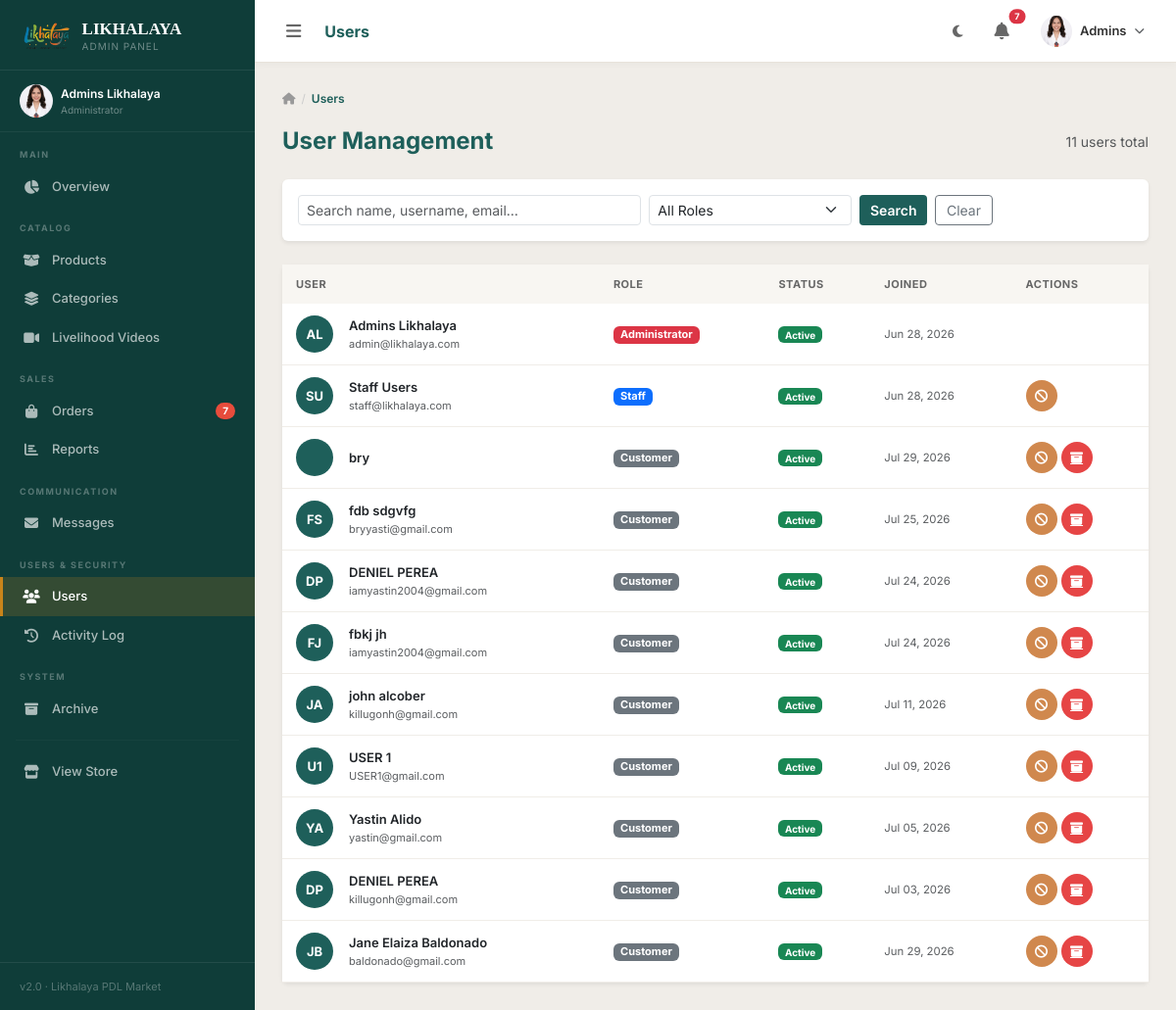
The app's page /dashboard/users/ (signed in) with its own data.
### accounts/models.py (models this page shows, shortened)
class CustomUser(AbstractUser):
    ROLE_CHOICES = [
        ('customer', 'Customer'),
        ('staff', 'Staff'),
        ('coordinator', 'PDL Coordinator'),
        ('admin', 'Administrator'),
    ]
    role = models.CharField(max_length=20, choices=ROLE_CHOICES, default='customer')
    phone = models.CharField(max_length=20, blank=True)
    address = models.TextField(blank=True, help_text='House #, Street')
    barangay = models.CharField(max_length=150, blank=True)
    city = models.CharField(max_length=100, blank=True)
    province = models.CharField(max_length=100, blank=True)
    zip_code = models.CharField(max_length=10, blank=True)
    avatar = models.ImageField(upload_to='avatars/', blank=True, null=True)
    bio = models.TextField(blank=True)
    created_at = models.DateTimeField(auto_now_add=True)
    updated_at = models.DateTimeField(auto_now=True)
    is_deleted = models.BooleanField(default=False)
    deleted_at = models.DateTimeField(null=True, blank=True)
    deleted_by = models.ForeignKey(
        'self', on_delete=models.SET_NULL, null=True, blank=True,
        related_name='deleted_users'
    )
    objects = ActiveUserManager()
    all_objects = UserManager()
    class Meta:
        base_manager_name = 'all_objects'
    def is_admin_user(self):
        return self.role == 'admin' or self.is_superuser
    def is_staff_user(self):
        return self.role in ['admin', 'staff', 'coordinator'] or self.is_superuser
    def get_full_name(self):
        return f"{self.first_name} {self.last_name}".strip() or self.username

### dashboard/views.py (the view)
# urls.py: path('users/', views.user_list, name='user_list'),
@admin_required
def user_list(request):
    role_order = Case(
        When(role='admin', then=Value(0)),
        When(role='staff', then=Value(1)),
        When(role='coordinator', then=Value(1)),
        When(role='customer', then=Value(2)),
        default=Value(3),
        output_field=IntegerField(),
    )
    users = CustomUser.objects.annotate(role_rank=role_order).order_by('role_rank', '-created_at')
    search = request.GET.get('q', '')
    role_filter = request.GET.get('role', '')
    if search:
        users = users.filter(Q(username__icontains=search) | Q(first_name__icontains=search) |
                             Q(last_name__icontains=search) | Q(email__icontains=search))
    if role_filter:
        users = users.filter(role=role_filter)
    paginator = Paginator(users, 15)
    page_obj = paginator.get_page(request.GET.get('page'))
    return render(request, 'dashboard/users/list.html', {
        'users': page_obj,
        'page_obj': page_obj,
        'search': search,
        'role_filter': role_filter,
        'role_choices': CustomUser.ROLE_CHOICES,
    })

### templates/dashboard/users/list.html (shortened to what this page needs)
{% extends 'dashboard/base_dashboard.html' %}
{% block page_title %}Users{% endblock %}
{% block sb_users %}active{% endblock %}
{% block dash_content %}
<div class="dash-breadcrumb">
  <a href="{% url 'dashboard:home' %}"><i class="fas fa-home"></i></a>
  <span class="sep">/</span><span class="current">Users</span>
</div>
<div class="d-flex justify-content-between align-items-center mb-4 flex-wrap gap-3">
  <h4 class="fw-bold mb-0" style="color:var(--teal);">User Management</h4>
  <span class="text-muted small">{{ page_obj.paginator.count }} users total</span>
</div>
<div class="card border-0 shadow-sm mb-4">
  <div class="card-body py-3">
    <form method="get" class="row g-2 align-items-end">
      <div class="col-sm-5">
        <input type="text" name="q" class="form-control form-control-sm" placeholder="Search name, username, email…" value="{{ search }}">
      </div>
      <div class="col-sm-3">
        <select name="role" class="form-select form-select-sm">
          <option value="">All Roles</option>
        </select>
      </div>
      <div class="col-sm-2 d-flex gap-2">
        <button type="submit" class="btn btn-sm btn-teal flex-fill">Search</button>
        <a href="{% url 'dashboard:user_list' %}" class="btn btn-sm btn-outline-secondary flex-fill">Clear</a>
      </div>
    </form>
  </div>
</div>
<div class="card border-0 shadow-sm">
  <div class="table-responsive">
    <table class="table dash-table mb-0">
      <thead><tr>
        <th>User</th><th>Role</th><th>Status</th><th>Joined</th><th>Actions</th>
      </tr></thead>
      <tbody>
        {% for u in users %}
        {% url 'dashboard:user_detail' u.pk as user_detail_url %}
        <tr class="user-row" style="cursor:pointer;" data-href="{{ user_detail_url }}">
          <td>
            <div class="d-flex align-items-center gap-3">
              <div style="width:38px;height:38px;border-radius:50%;background:var(--teal);display:flex;align-items:center;justify-content:center;color:#fff;font-size:13px;font-weight:700;flex-shrink:0;">
                {{ u.first_name|first|upper }}{{ u.last_name|first|upper }}
              </div>
              <div>
                <div class="fw-semibold" style="font-size:13px;">{{ u.get_full_name|default:u.username }}</div>
                <div class="text-muted" style="font-size:11px;">{{ u.email }}</div>
              </div>
            </div>
          </td>
          <td>
            <span class="badge
              {% if u.role == 'admin' %}bg-danger
              {% elif u.role == 'staff' or u.role == 'coordinator' %}bg-primary
              {% else %}bg-secondary{% endif %}" style="font-size:11px;">
              {{ u.get_role_display }}
            </span>
          </td>
          <td>
            <span class="badge {% if u.is_active %}bg-success{% else %}bg-danger{% endif %}" style="font-size:10px;">
              {% if u.is_active %}Active{% else %}Inactive{% endif %}
            </span>
          </td>
          <td class="text-muted small">{{ u.date_joined|date:"M d, Y" }}</td>
          <td>
            {% if user.is_admin_user %}
            <div class="user-toggle-form d-flex gap-1">
              {% if u.role != 'admin' %}
              <form method="post" action="{% url 'dashboard:user_toggle' u.pk %}" class="d-inline">
                <button type="submit" class="btn-icon-action {% if u.is_active %}btn-icon-suspend{% else %}btn-icon-activate{% endif %}" title="{% if u.is_active %}Suspend{% else %}Activate{% endif %}">
                  {% if u.is_active %}<i class="fas fa-ban"></i>{% else %}<i class="fas fa-check"></i>{% endif %}
                </button>
              </form>
              {% endif %}
              {% if u.pk != user.pk and u.role != 'staff' and u.role != 'coordinator' %}
              <a href="{% url 'dashboard:user_delete' u.pk %}" class="btn-icon-action btn-icon-delete" title="Archive"><i class="fas fa-box-archive"></i></a>
              {% endif %}
            </div>
            {% endif %}
          </td>
        </tr>
        {% empty %}
        <tr><td colspan="5" class="text-center py-5 text-muted">No users found.</td></tr>
        {% endfor %}
      </tbody>
    </table>
  </div>
</div>
{% endblock %}

### templates/dashboard/base_dashboard.html (shortened to what this page needs)
{% extends 'base.html' %}
{% load static humanize %}
{% block content %}
<div class="dash-layout" id="dashLayout">
  <aside class="dash-sidebar" id="dashSidebar">
    <div class="sidebar-logo">
      <img src="{% static 'imgs/likhalaya.png' %}" alt="Likhalaya Logo" class="sidebar-logo-img">
      <div>
        <div class="sidebar-logo-text">LIKHALAYA</div>
        <div class="sidebar-logo-sub">
          {% if user.is_admin_user %}Admin Panel{% elif user.role == 'staff' %}Staff Panel{% else %}Coordinator{% endif %}
        </div>
      </div>
    </div>
    <div style="padding:14px 20px;border-bottom:1px solid rgba(255,255,255,.06);">
      <div class="d-flex align-items-center gap-2">
        {% if user.avatar %}
          <img src="{{ user.avatar.url }}" style="width:34px;height:34px;border-radius:50%;object-fit:cover;flex-shrink:0;" alt="{{ user.username }}">
        {% else %}
          <div style="width:34px;height:34px;border-radius:50%;background:var(--gold);display:flex;align-items:center;justify-content:center;font-size:13px;color:#fff;font-weight:700;flex-shrink:0;">
            {{ user.first_name|first|upper }}{{ user.last_name|first|upper }}
          </div>
        {% endif %}
        <div class="sidebar-link-text">
          <div style="font-size:12px;color:#fff;font-weight:600;">{{ user.get_full_name|default:user.username }}</div>
          <div style="font-size:10px;color:rgba(255,255,255,.4);">{{ user.get_role_display }}</div>
        </div>
      </div>
    </div>
    <div class="sidebar-section-label">Main</div>
    <a href="{% url 'dashboard:home' %}" class="sidebar-link {% block sb_dash %}{% endblock %}">
      <i class="fas fa-chart-pie"></i><span>Overview</span>
    </a>
    <div class="sidebar-section-label">Catalog</div>
    <a href="{% url 'dashboard:product_list' %}" class="sidebar-link {% block sb_products %}{% endblock %}">
      <i class="fas fa-box-open"></i><span>Products</span>
    </a>
    <a href="{% url 'dashboard:category_list' %}" class="sidebar-link {% block sb_categories %}{% endblock %}">
      <i class="fas fa-layer-group"></i><span>Categories</span>
    </a>
    <a href="{% url 'dashboard:video_list' %}" class="sidebar-link {% block sb_videos %}{% endblock %}">
      <i class="fas fa-video"></i><span>Livelihood Videos</span>
    </a>
    <div class="sidebar-section-label">Sales</div>
    <a href="{% url 'dashboard:order_list' %}" class="sidebar-link {% block sb_orders %}{% endblock %}">
      <i class="fas fa-shopping-bag"></i><span>Orders</span>
      {% if new_orders_count %}<span class="sidebar-badge">{{ new_orders_count }}</span>{% endif %}
    </a>
    <a href="{% url 'dashboard:reports' %}" class="sidebar-link {% block sb_reports %}{% endblock %}">
      <i class="fas fa-chart-bar"></i><span>Reports</span>
    </a>
    <div class="sidebar-section-label">Communication</div>
    <a href="{% url 'dashboard:message_list' %}" class="sidebar-link {% block sb_messages %}{% endblock %}">
      <i class="fas fa-envelope"></i><span>Messages</span>
    </a>
    {% if user.is_admin_user %}
    <div class="sidebar-section-label">Users &amp; Security</div>
    <a href="{% url 'dashboard:user_list' %}" class="sidebar-link {% block sb_users %}{% endblock %}">
      <i class="fas fa-users"></i><span>Users</span>
    </a>
    <a href="{% url 'dashboard:activity_log' %}" class="sidebar-link {% block sb_activity %}{% endblock %}">
      <i class="fas fa-history"></i><span>Activity Log</span>
    </a>
    {% endif %}
    <div class="sidebar-section-label">System</div>
    {% if user.is_admin_user %}
    <a href="{% url 'dashboard:archive' %}" class="sidebar-link {% block sb_archive %}{% endblock %}">
      <i class="fas fa-box-archive"></i><span>Archive</span>
    </a>
    {% endif %}
    <hr style="border-color:rgba(255,255,255,.1);margin:12px 16px;">
    <a href="{% url 'store:home' %}" class="sidebar-link">
      <i class="fas fa-store"></i><span>View Store</span>
    </a>
    <div class="sidebar-footer">
      <span>v2.0 · Likhalaya PDL Market</span>
    </div>
  </aside>
  <div class="dash-main" id="dashMain">
    <div class="dash-topbar">
      <button class="btn btn-sm border-0" id="sidebarToggle" style="color:#666;">
      </button>
      <div class="topbar-title d-none d-md-block">{% block page_title %}Dashboard{% endblock %}</div>
      <button class="btn btn-sm border-0" id="darkModeToggle" title="Toggle dark mode" style="color:#666;">
        <i class="fas fa-moon" id="darkIcon"></i>
      </button>
      <div class="dropdown">
        <button class="btn btn-sm border-0 position-relative" data-bs-toggle="dropdown" style="color:#666;">
          {% if new_orders_count or new_messages_count %}
          <span class="position-absolute top-0 start-100 translate-middle badge rounded-pill bg-danger" style="font-size:9px;">
            {{ new_orders_count|add:new_messages_count }}
          </span>
          {% endif %}
        </button>
      </div>
      <div class="dropdown">
        <button class="btn btn-sm border-0 d-flex align-items-center gap-2" data-bs-toggle="dropdown">
          {% if user.avatar %}
            <img src="{{ user.avatar.url }}" style="width:32px;height:32px;border-radius:50%;object-fit:cover;" alt="{{ user.username }}">
          {% else %}
            <div style="width:32px;height:32px;border-radius:50%;background:var(--teal);display:flex;align-items:center;justify-content:center;color:#fff;font-size:12px;font-weight:700;">
              {{ user.first_name|first|upper }}{{ user.last_name|first|upper }}
            </div>
          {% endif %}
          <span class="d-none d-md-block" style="font-size:13px;font-weight:600;color:var(--dm-text,#333);">{{ user.first_name|default:user.username }}</span>
        </button>
      </div>
    </div>
    <div class="dash-page">
      {% block dash_content %}{% endblock %}
    </div>
  </div>
</div>
{% endblock %}

### records on screen
CustomUser: avatar (picture), get_full_name "Admins Likhalaya", role "Administrator", first_name "Admins", first_name|first "A", last_name|first "L", email "admin@likhalaya.com", is_active "Active", date_joined "Jun 28, 2026"
CustomUser: first_name|first "S", last_name|first "U", get_full_name "Staff Users", email "staff@likhalaya.com", role "Staff", is_active "Active", date_joined "Jun 28, 2026"
CustomUser: get_full_name "bry", role "Customer", is_active "Active", date_joined "Jul 29, 2026"
CustomUser: first_name|first "F", last_name|first "S", get_full_name "fdb sdgvfg", email "bryyasti@gmail.com", role "Customer", is_active "Active", date_joined "Jul 25, 2026"
CustomUser: first_name|first "D", last_name|first "P", get_full_name "DENIEL PEREA", email "iamyastin2004@gmail.com", role "Customer", is_active "Active", date_joined "Jul 24, 2026"
CustomUser: first_name|first "F", last_name|first "J", get_full_name "fbkj jh", email "iamyastin2004@gmail.com", role "Customer", is_active "Active", date_joined "Jul 24, 2026"
CustomUser: first_name|first "J", last_name|first "A", get_full_name "john alcober", email "killugonh@gmail.com", role "Customer", is_active "Active", date_joined "Jul 11, 2026"
CustomUser: first_name|first "U", last_name|first "1", get_full_name "USER 1", email "USER1@gmail.com", role "Customer", is_active "Active", date_joined "Jul 09, 2026"
CustomUser: first_name|first "Y", last_name|first "A", get_full_name "Yastin Alido", email "yastin@gmail.com", role "Customer", is_active "Active", date_joined "Jul 05, 2026"
CustomUser: first_name|first "D", last_name|first "P", get_full_name "DENIEL PEREA", email "killugonh@gmail.com", role "Customer", is_active "Active", date_joined "Jul 03, 2026"
CustomUser: first_name|first "J", last_name|first "B", get_full_name "Jane Elaiza Baldonado", email "baldonado@gmail.com", role "Customer", is_active "Active", date_joined "Jun 29, 2026"

### other values on screen
{{ new_orders_count }} "7"
{{ new_orders_count|add:new_messages_count }} "7"
{{ page_obj.paginator.count }} "11"
